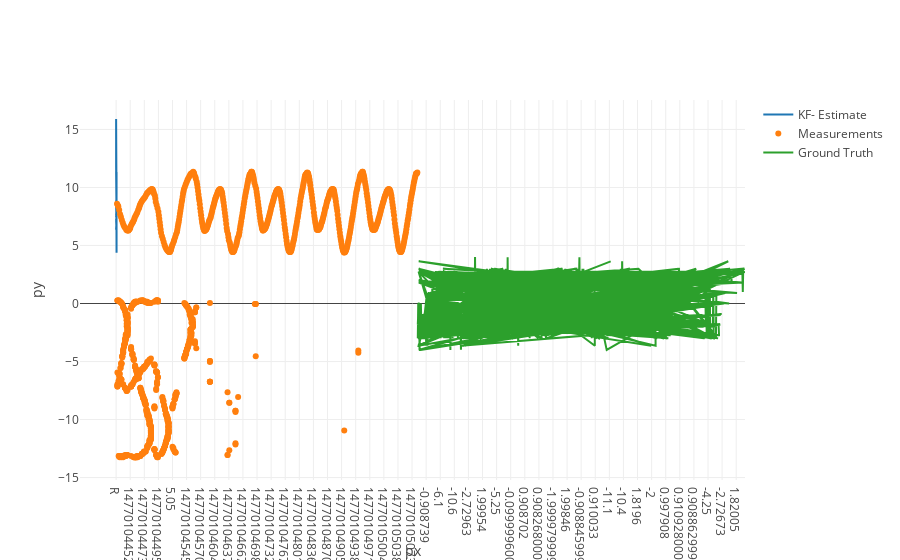

Notebook code cell kept with this figure:
### Code cell
import plotly.offline as py
from plotly.graph_objs import *


#estimations
trace1 = Scatter(
    x=table_ekf_output['px_est'],
    y=table_ekf_output['py_est'],
    xaxis='x2',
    yaxis='y2',
    name='KF- Estimate'
)

#Measurements
trace2 = Scatter(
    x=table_ekf_output['px_meas'],
    y=table_ekf_output['py_meas'],
    xaxis='x2',
    yaxis='y2',
    name = 'Measurements',
    mode = 'markers'
)

#Measurements
trace3 = Scatter(
    x=table_ekf_output['px_gt'],
    y=table_ekf_output['py_gt'],
    xaxis='x2',
    yaxis='y2',
    name = 'Ground Truth'
)

data = [trace1, trace2, trace3]

layout = Layout(
    xaxis2=dict(
   
        anchor='x2',
        title='px'
    ),
    yaxis2=dict(
    
        anchor='y2',
        title='py'
    )
)

fig = Figure(data=data, layout=layout)
py.iplot(fig, filename= 'EKF')

### Figure 1 — Plotly figure (JSON) as saved in the notebook; plotly's stock layout.template omitted (floating-point values rounded to 4 significant figures; data arrays with more than 128 entries replaced by an {"elided": "..."} marker saying what was removed)
{"data": [{"name": "KF- Estimate", "type": "scatter", "x": {"elided": "1224 str values"}, "xaxis": "x2", "y": {"elided": "1224 float values"}, "yaxis": "y2"}, {"mode": "markers", "name": "Measurements", "type": "scatter", "x": {"elided": "1224 float values"}, "xaxis": "x2", "y": {"elided": "1224 float values"}, "yaxis": "y2"}, {"name": "Ground Truth", "type": "scatter", "x": {"elided": "1224 float values"}, "xaxis": "x2", "y": {"elided": "1224 float values"}, "yaxis": "y2"}], "layout": {"xaxis2": {"anchor": "x2", "title": "px"}, "yaxis2": {"anchor": "y2", "title": "py"}}}
